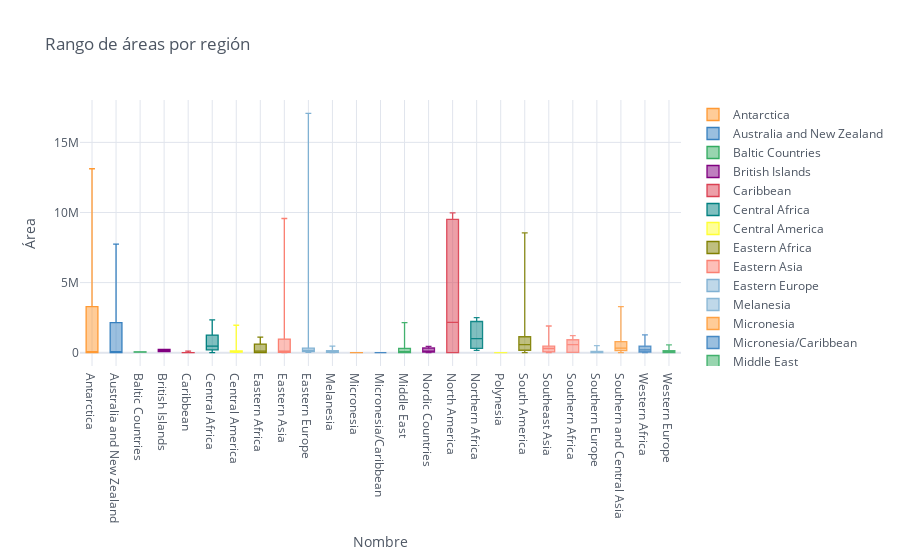

Here is the notebook cell this chart was saved with:
### Code cell
# Boxplot o grafico de caja
Data1.iplot(kind='box', xTitle='Nombre',
                    yTitle='Área', title='Rango de áreas por región')

### Figure 1 — Plotly figure (JSON) as saved in the notebook; plotly's stock layout.template omitted (floating-point values rounded to 4 significant figures; data arrays with more than 128 entries replaced by an {"elided": "..."} marker saying what was removed)
{"data": [{"boxpoints": false, "line": {"width": 1.3}, "marker": {"color": "rgba(255, 153, 51, 1.0)"}, "name": "Antarctica", "orientation": "v", "type": "box", "y": {"elided": "239 int values"}}, {"boxpoints": false, "line": {"width": 1.3}, "marker": {"color": "rgba(55, 128, 191, 1.0)"}, "name": "Australia and New Zealand", "orientation": "v", "type": "box", "y": {"elided": "239 int values"}}, {"boxpoints": false, "line": {"width": 1.3}, "marker": {"color": "rgba(50, 171, 96, 1.0)"}, "name": "Baltic Countries", "orientation": "v", "type": "box", "y": {"elided": "239 int values"}}, {"boxpoints": false, "line": {"width": 1.3}, "marker": {"color": "rgba(128, 0, 128, 1.0)"}, "name": "British Islands", "orientation": "v", "type": "box", "y": {"elided": "239 int values"}}, {"boxpoints": false, "line": {"width": 1.3}, "marker": {"color": "rgba(219, 64, 82, 1.0)"}, "name": "Caribbean", "orientation": "v", "type": "box", "y": {"elided": "239 int values"}}, {"boxpoints": false, "line": {"width": 1.3}, "marker": {"color": "rgba(0, 128, 128, 1.0)"}, "name": "Central Africa", "orientation": "v", "type": "box", "y": {"elided": "239 int values"}}, {"boxpoints": false, "line": {"width": 1.3}, "marker": {"color": "rgba(255, 255, 51, 1.0)"}, "name": "Central America", "orientation": "v", "type": "box", "y": {"elided": "239 int values"}}, {"boxpoints": false, "line": {"width": 1.3}, "marker": {"color": "rgba(128, 128, 0, 1.0)"}, "name": "Eastern Africa", "orientation": "v", "type": "box", "y": {"elided": "239 int values"}}, {"boxpoints": false, "line": {"width": 1.3}, "marker": {"color": "rgba(251, 128, 114, 1.0)"}, "name": "Eastern Asia", "orientation": "v", "type": "box", "y": {"elided": "239 int values"}}, {"boxpoints": false, "line": {"width": 1.3}, "marker": {"color": "rgba(128, 177, 211, 1.0)"}, "name": "Eastern Europe", "orientation": "v", "type": "box", "y": {"elided": "239 int values"}}, {"boxpoints": false, "line": {"width": 1.3}, "marker": {"color": "rgba(128, 177, 211, 0.8999999999999999)"}, "name": "Melanesia", "orientation": "v", "type": "box", "y": {"elided": "239 int values"}}, {"boxpoints": false, "line": {"width": 1.3}, "marker": {"color": "rgba(255, 153, 51, 0.8999999999999999)"}, "name": "Micronesia", "orientation": "v", "type": "box", "y": {"elided": "239 int values"}}, {"boxpoints": false, "line": {"width": 1.3}, "marker": {"color": "rgba(55, 128, 191, 0.8999999999999999)"}, "name": "Micronesia/Caribbean", "orientation": "v", "type": "box", "y": {"elided": "239 int values"}}, {"boxpoints": false, "line": {"width": 1.3}, "marker": {"color": "rgba(50, 171, 96, 0.8999999999999999)"}, "name": "Middle East", "orientation": "v", "type": "box", "y": {"elided": "239 int values"}}, {"boxpoints": false, "line": {"width": 1.3}, "marker": {"color": "rgba(128, 0, 128, 0.8999999999999999)"}, "name": "Nordic Countries", "orientation": "v", "type": "box", "y": {"elided": "239 int values"}}, {"boxpoints": false, "line": {"width": 1.3}, "marker": {"color": "rgba(219, 64, 82, 0.8999999999999999)"}, "name": "North America", "orientation": "v", "type": "box", "y": {"elided": "239 int values"}}, {"boxpoints": false, "line": {"width": 1.3}, "marker": {"color": "rgba(0, 128, 128, 0.8999999999999999)"}, "name": "Northern Africa", "orientation": "v", "type": "box", "y": {"elided": "239 int values"}}, {"boxpoints": false, "line": {"width": 1.3}, "marker": {"color": "rgba(255, 255, 51, 0.8999999999999999)"}, "name": "Polynesia", "orientation": "v", "type": "box", "y": {"elided": "239 int values"}}, {"boxpoints": false, "line": {"width": 1.3}, "marker": {"color": "rgba(128, 128, 0, 0.8999999999999999)"}, "name": "South America", "orientation": "v", "type": "box", "y": {"elided": "239 int values"}}, {"boxpoints": false, "line": {"width": 1.3}, "marker": {"color": "rgba(251, 128, 114, 0.8999999999999999)"}, "name": "Southeast Asia", "orientation": "v", "type": "box", "y": {"elided": "239 int values"}}, {"boxpoints": false, "line": {"width": 1.3}, "marker": {"color": "rgba(251, 128, 114, 0.7999999999999998)"}, "name": "Southern Africa", "orientation": "v", "type": "box", "y": {"elided": "239 int values"}}, {"boxpoints": false, "line": {"width": 1.3}, "marker": {"color": "rgba(128, 177, 211, 0.7999999999999998)"}, "name": "Southern Europe", "orientation": "v", "type": "box", "y": {"elided": "239 float values"}}, {"boxpoints": false, "line": {"width": 1.3}, "marker": {"color": "rgba(255, 153, 51, 0.7999999999999998)"}, "name": "Southern and Central Asia", "orientation": "v", "type": "box", "y": {"elided": "239 int values"}}, {"boxpoints": false, "line": {"width": 1.3}, "marker": {"color": "rgba(55, 128, 191, 0.7999999999999998)"}, "name": "Western Africa", "orientation": "v", "type": "box", "y": {"elided": "239 int values"}}, {"boxpoints": false, "line": {"width": 1.3}, "marker": {"color": "rgba(50, 171, 96, 0.7999999999999998)"}, "name": "Western Europe", "orientation": "v", "type": "box", "y": {"elided": "239 float values"}}], "layout": {"legend": {"bgcolor": "#FFFFFF", "font": {"color": "#4D5663"}}, "paper_bgcolor": "#FFFFFF", "plot_bgcolor": "#FFFFFF", "title": {"font": {"color": "#4D5663"}, "text": "Rango de áreas por región"}, "xaxis": {"gridcolor": "#E1E5ED", "showgrid": true, "tickfont": {"color": "#4D5663"}, "title": {"font": {"color": "#4D5663"}, "text": "Nombre"}, "zerolinecolor": "#E1E5ED"}, "yaxis": {"gridcolor": "#E1E5ED", "showgrid": true, "tickfont": {"color": "#4D5663"}, "title": {"font": {"color": "#4D5663"}, "text": "Área"}, "zerolinecolor": "#E1E5ED"}}}
